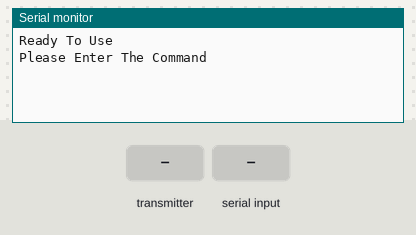
The sketch below on a simulated ESP32. On the bench: the last lines printed to the serial monitor. The test bench sets the inputs (shaded band).

Above: at 1.2 s.
1.3 s: the transmitter starts sending a = 0
At 1.66 s:
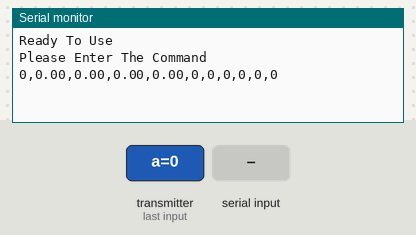
3.3 s: "1" received over Serial
5.8 s: the transmitter starts sending b = 25
At 6.16 s:
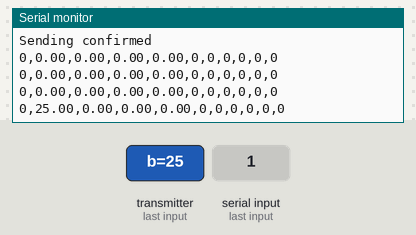
7.3 s: the transmitter starts sending c = 25
At 7.66 s:
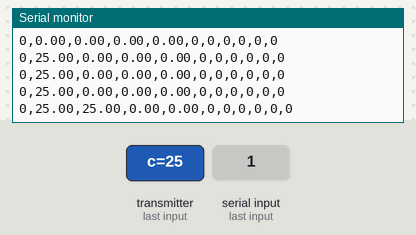
8.8 s: the transmitter starts sending d = 25
At 9.16 s:
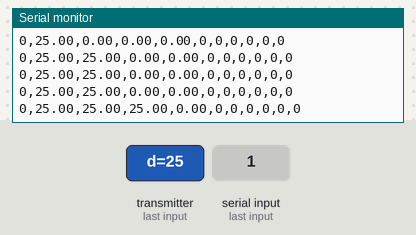
10.3 s: the transmitter starts sending e = 25
At 10.66 s:
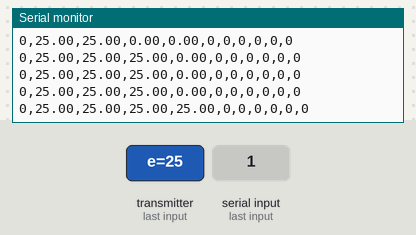

Measured:
- after the input at 1.3 s, the serial monitor: prints a new line after 0.05 s (image 1)
- after the input at 5.8 s, the serial monitor: prints a new line after 0.05 s (image 2)
- after the input at 7.3 s, the serial monitor: prints a new line after 0.05 s (image 3)
- after the input at 8.8 s, the serial monitor: prints a new line after 0.05 s (image 4)
- after the input at 10.3 s, the serial monitor: prints a new line after 0.05 s (image 5)

The sketch:

esp_rcv.ino
```cpp
// Include Libraries
#include <esp_now.h>
#include <WiFi.h>

//B0:B2:1C:A8:83:D4 MAC address main esp32

// Define a data structure to receive
typedef struct struct_message {
  char a[32];
  float b;
  float c;
  float d;
  double e;
  int f;
  int g;
  int h;
  int i;
  int l;
  int m;
} struct_message;
//
uint8_t broadcastAddress [] = {0xB0, 0xB2, 0x1C, 0xA8, 0x83, 0xD4};
// Create a structured object
struct_message myData;
esp_now_peer_info_t peerInfo;
typedef struct delivery
{
  String A;
} delivery;
delivery deli_package;
String data;

//Task Handle
TaskHandle_t Task1;
TaskHandle_t Task2;
char dat;
// Callback function executed when data is received
void OnDataRecv(const uint8_t * mac, const uint8_t *incomingData, int len) {
  memcpy(&myData, incomingData, sizeof(myData));
  Serial.print(myData.a);Serial.print("\r,");
  Serial.print(myData.b);Serial.print(",");
  Serial.print(myData.c);Serial.print(",");
  Serial.print(myData.d);Serial.print(",");
  Serial.print(myData.e);Serial.print(",");
  Serial.print(myData.f);Serial.print(",");
  Serial.print(myData.g);Serial.print(",");
  Serial.print(myData.h);Serial.print(",");
  Serial.print(myData.i);Serial.print(",");
  Serial.print(myData.l);Serial.print(",");
  Serial.println(myData.m);

  vTaskDelay(1/ portTICK_PERIOD_MS);
}
void OnDataSent(const uint8_t *mac_addr, esp_now_send_status_t status) {
  // Serial.print("\r\nLast Packet Send Status:\t");
  // Serial.println(status == ESP_NOW_SEND_SUCCESES ? "Delivery Success" : "Delivery Fail");
}

void setup() {
  // Set up Serial Monitor
  Serial.begin(115200);

  // Set ESP32 as a Wi-Fi Station
  WiFi.mode(WIFI_STA);

  // Initilize ESP-NOW
  if (esp_now_init() != ESP_OK) {
    Serial.println("Error initializing ESP-NOW");
    return;
  }

  // Register callback function
  esp_now_register_recv_cb(OnDataRecv);
  esp_now_register_send_cb(OnDataSent);
  memcpy(peerInfo.peer_addr, broadcastAddress, 6);
  peerInfo.channel = 0;
  peerInfo.encrypt = false;
   // Add peer
  if (esp_now_add_peer(&peerInfo) != ESP_OK){
    Serial.println("Failed to add peer");
     return;
  }
  Serial.println("Ready To Use");
  Serial.println("Please Enter The Command");
}
void serialEvent()
{
  if(Serial.available()>0)
  {
    deli_package.A = Serial.readString();
    Serial.println(deli_package.A);
    //int strlength = data.length();
    //deli_package.A = data.charAt(strlength - 1);
    //dat = data.charAt(strlength - 1);
    //Serial.println(dat);
    esp_err_t result = esp_now_send(broadcastAddress, (uint8_t *) &deli_package, sizeof(deli_package));
    if (result == ESP_OK)
    {
      Serial.println("Sending confirmed");
    }
    else
    {
      Serial.println("Sending error");
    }

  }
}
void loop() {

}
```
